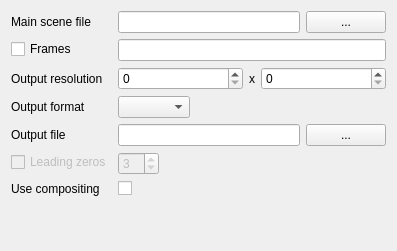
<?xml version="1.0" encoding="UTF-8"?>
<ui version="4.0">
 <class>BlenderWidget</class>
 <widget class="QWidget" name="BlenderWidget">
  <property name="geometry">
   <rect>
    <x>0</x>
    <y>0</y>
    <width>397</width>
    <height>251</height>
   </rect>
  </property>
  <property name="windowTitle">
   <string>Form</string>
  </property>
  <layout class="QGridLayout" name="gridLayout">
   <item row="0" column="0">
    <layout class="QFormLayout" name="formLayout">
     <property name="fieldGrowthPolicy">
      <enum>QFormLayout::AllNonFixedFieldsGrow</enum>
     </property>
     <item row="0" column="0">
      <widget class="QLabel" name="label">
       <property name="toolTip">
        <string>Select your main *.blend file</string>
       </property>
       <property name="text">
        <string>Main scene file</string>
       </property>
      </widget>
     </item>
     <item row="0" column="1">
      <layout class="QHBoxLayout" name="horizontalLayout">
       <item>
        <widget class="QLineEdit" name="mainSceneFileLineEdit"/>
       </item>
       <item>
        <widget class="QPushButton" name="chooseMainSceneFileButton">
         <property name="text">
          <string>...</string>
         </property>
        </widget>
       </item>
      </layout>
     </item>
     <item row="1" column="0">
      <widget class="QCheckBox" name="framesCheckBox">
       <property name="toolTip">
        <string>Render few frames</string>
       </property>
       <property name="text">
        <string>Frames</string>
       </property>
      </widget>
     </item>
     <item row="1" column="1">
      <widget class="QLineEdit" name="framesLineEdit">
       <property name="toolTip">
        <string>Select frame numbers to render (i.e. &quot;1-4, 10-20;2&quot;)</string>
       </property>
      </widget>
     </item>
     <item row="2" column="0">
      <widget class="QLabel" name="label_2">
       <property name="toolTip">
        <string>Resolution (width x height) of a final image/animation</string>
       </property>
       <property name="text">
        <string>Output resolution</string>
       </property>
      </widget>
     </item>
     <item row="2" column="1">
      <layout class="QHBoxLayout" name="horizontalLayout_3">
       <item>
        <widget class="QSpinBox" name="outputResXSpinBox">
         <property name="maximum">
          <number>1000000000</number>
         </property>
        </widget>
       </item>
       <item>
        <widget class="QLabel" name="label_5">
         <property name="sizePolicy">
          <sizepolicy hsizetype="Maximum" vsizetype="Preferred">
           <horstretch>0</horstretch>
           <verstretch>0</verstretch>
          </sizepolicy>
         </property>
         <property name="text">
          <string>x</string>
         </property>
        </widget>
       </item>
       <item>
        <widget class="QSpinBox" name="outputResYSpinBox">
         <property name="maximum">
          <number>1000000000</number>
         </property>
        </widget>
       </item>
      </layout>
     </item>
     <item row="3" column="0">
      <widget class="QLabel" name="label_3">
       <property name="toolTip">
        <string>In which format would you like to recieve the result</string>
       </property>
       <property name="text">
        <string>Output format</string>
       </property>
      </widget>
     </item>
     <item row="3" column="1">
      <widget class="QComboBox" name="outputFormatsComboBox">
       <property name="sizePolicy">
        <sizepolicy hsizetype="Maximum" vsizetype="Fixed">
         <horstretch>0</horstretch>
         <verstretch>0</verstretch>
        </sizepolicy>
       </property>
      </widget>
     </item>
     <item row="4" column="0">
      <widget class="QLabel" name="label_4">
       <property name="toolTip">
        <string>Where to save the result</string>
       </property>
       <property name="text">
        <string>Output file</string>
       </property>
      </widget>
     </item>
     <item row="4" column="1">
      <layout class="QHBoxLayout" name="horizontalLayout_2">
       <item>
        <widget class="QLineEdit" name="outputFileLineEdit"/>
       </item>
       <item>
        <widget class="QPushButton" name="chooseOutputFileButton">
         <property name="text">
          <string>...</string>
         </property>
        </widget>
       </item>
      </layout>
     </item>
     <item row="8" column="0">
      <widget class="QLabel" name="compositingLabel">
       <property name="text">
        <string>Use compositing</string>
       </property>
      </widget>
     </item>
     <item row="8" column="1">
      <widget class="QCheckBox" name="compositingCheckBox">
       <property name="text">
        <string/>
       </property>
      </widget>
     </item>
     <item row="10" column="0">
      <widget class="QLabel" name="label_6">
       <property name="text">
        <string/>
       </property>
      </widget>
     </item>
     <item row="6" column="1">
      <layout class="QHBoxLayout" name="horizontalLayout_4">
       <item>
        <widget class="QSpinBox" name="paddingSpinBox">
         <property name="enabled">
          <bool>false</bool>
         </property>
         <property name="minimum">
          <number>1</number>
         </property>
         <property name="value">
          <number>3</number>
         </property>
        </widget>
       </item>
       <item>
        <spacer name="horizontalSpacer">
         <property name="orientation">
          <enum>Qt::Horizontal</enum>
         </property>
         <property name="sizeHint" stdset="0">
          <size>
           <width>40</width>
           <height>20</height>
          </size>
         </property>
        </spacer>
       </item>
      </layout>
     </item>
     <item row="6" column="0">
      <widget class="QCheckBox" name="paddingCheckBox">
       <property name="enabled">
        <bool>false</bool>
       </property>
       <property name="toolTip">
        <string>Set number of leading zeros in frames name</string>
       </property>
       <property name="text">
        <string>Leading zeros</string>
       </property>
      </widget>
     </item>
    </layout>
   </item>
  </layout>
 </widget>
 <resources/>
 <connections/>
</ui>
